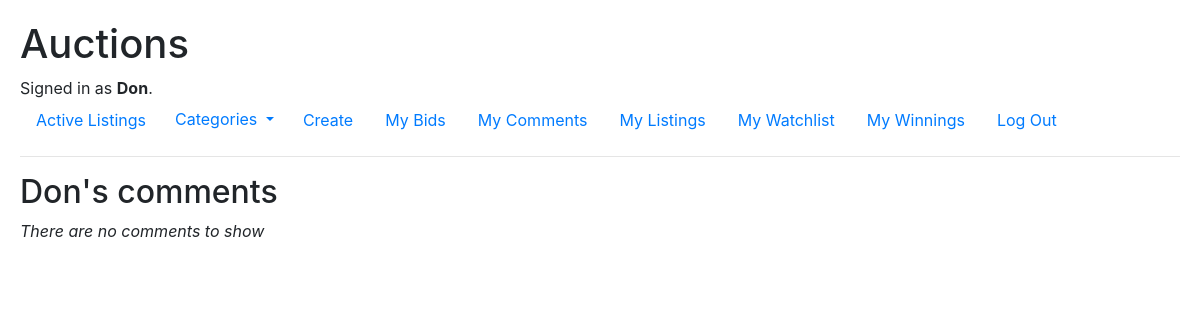
The page /comments (signed in) on the database as committed earlier.
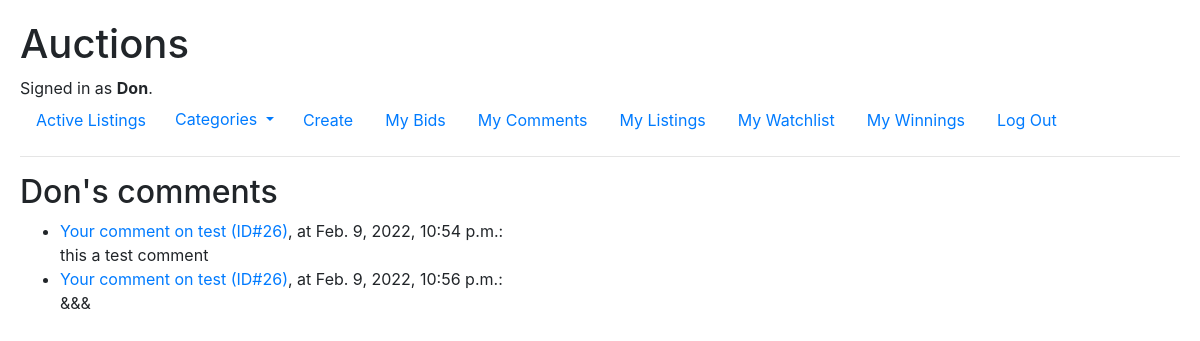
The same page on the database as committed later.
### auctions/models.py (models this page shows, shortened)
class User(AbstractUser):
    pass

class Comment(Model):
    comment = TextField(max_length=280)
    commented = DateTimeField(auto_now_add=True)
    commenter = ForeignKey(User, on_delete=CASCADE)
    listing = ForeignKey(Listing, on_delete=CASCADE)

class Listing(Model):
    CATEGORIES = (
        ("BO", "Books, Movies & Music"),
        ("CO", "Collectibles & Art"),
        ("FA", "Fashion"),
        ("OT", "Other"),
    )
    name = CharField(max_length=64)
    category = CharField(choices=CATEGORIES, max_length=2)
    description = TextField(max_length=480)
    image_url = URLField(blank=True)
    list_price = DecimalField(max_digits=9, decimal_places=2)
    is_active = BooleanField()
    lister = ForeignKey(User, on_delete=CASCADE, related_name="lister")
    winner = ForeignKey(User, on_delete=CASCADE, blank=True, null=True)

### auctions/views.py (the view)
# urls.py: path("comments", views.read_my_comments, name="comments"),
@login_required
def read_my_comments(request):
    user = User.objects.get(id=request.user.id)
    comments = Comment.objects.filter(commenter=user)
    return render(request, "auctions/comments.html",{
        "header": f"{user.username}'s comments",
        "comments": comments
    })

### auctions/context_processors.py (called while the page is built)
def add_categories_to_context(request):
    return {"categories": CATEGORIES}

### auctions/templates/auctions/comments.html
{% extends "auctions/layout.html" %}
{% block body %}
<h2>{{header|capfirst}}</h2>
{% if comments %}
<ul>
    {% for comment in comments %}
    <li><a href="{% url 'read' comment.listing.id comment.listing.name %}">
        Your comment on {{comment.listing.name}} (ID#{{comment.listing.id}})</a>, at {{comment.commented}}:
        <br>{{comment.comment}}</li>
    {% endfor %}
</ul>
{% else %}
<em>There are no comments to show</em>
{% endif %}
{% endblock %}

### auctions/templates/auctions/layout.html (shortened to what this page needs)
{% load static %}
<!DOCTYPE html>
<html lang="en">
<head>
    <link rel="stylesheet" href="https://stackpath.bootstrapcdn.com/bootstrap/4.4.1/css/bootstrap.min.css"
>
    <link href="{% static 'auctions/styles.css' %}" rel="stylesheet">
    <link rel="stylesheet" href="https://cdn.jsdelivr.net/npm/bootstrap-icons@1.8.0/font/bootstrap-icons.css">
</head>
<body>
    <h1>Auctions</h1>
    <div>
        {% if user.is_authenticated %}
        Signed in as <strong>{{ user.username|capfirst }}</strong>.
        {% else %}
        Not signed in.
        {% endif %}
    </div>
    <ul class="nav">
        <li class="nav-item">
            <a class="nav-link" href="{% url 'index' %}">Active Listings</a>
        </li>
        <li class="nav-item">
            <div class="dropdown show">
                <a class="btn btn-link dropdown-toggle" href="" role="button" id="dropdownMenuLink"
                    data-toggle="dropdown" aria-haspopup="true" aria-expanded="false">
                    Categories
                </a>
            </div>
        </li>
        <li class="nav-item">
            <a class="nav-link" href="{% url 'create' %}">Create</a>
        </li>
        {% if user.is_authenticated %}
        <li class="nav-item">
            <a class="nav-link" href="{% url 'bids' %}">My Bids</a>
        </li>
        <li class="nav-item">
            <a class="nav-link" href="{% url 'comments' %}">My Comments</a>
        </li>
        <li class="nav-item">
            <a class="nav-link" href="{% url 'listings' %}">My Listings</a>
        </li>
        <li class="nav-item">
            <a class="nav-link" href="{% url 'watchlist' %}">My Watchlist</a>
        </li>
        <li class="nav-item">
            <a class="nav-link" href="{% url 'winnings' %}">My Winnings</a>
        </li>
        <li class="nav-item">
            <a class="nav-link" href="{% url 'logout' %}">Log Out</a>
        </li>
        {% endif %}
    </ul>
    <hr>
    {% block body %}
    {% endblock %}
</body>
</html>

### auctions/static/auctions/styles.css (style rules this page uses)
body { padding: 20px; }

Rows that differ between the two databases and show on the page:
added Comment: listing.name "test", listing.id "26", commented "Feb. 9, 2022, 10:54 p.m.", comment "this a test comment"
added Comment: listing.name "test", listing.id "26", commented "Feb. 9, 2022, 10:56 p.m.", comment "&&&"
Other text that changed with them:
text no longer shown: "There are no comments to show"
